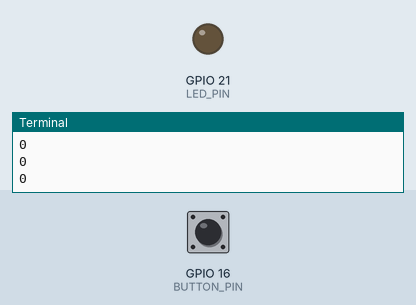
This program was run on a simulated Raspberry Pi (BCM pin numbers). On the bench: output pins drawn as LEDs (lit = HIGH), the last lines printed to the terminal. The inputs (shaded band) are chosen by the test bench; at power-on: GPIO 16 (BUTTON_PIN) LOW.

Above: at 1.2 s.
1.3 s: GPIO 16 (BUTTON_PIN) pulled HIGH for 0.15 s
At 1.4 s:
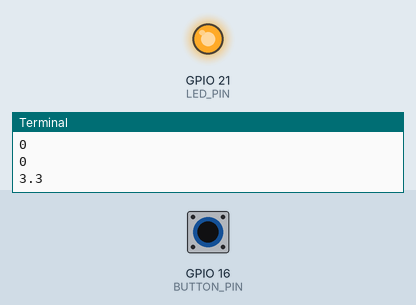
3.0 s: GPIO 16 (BUTTON_PIN) pulled HIGH for 3.2 s
At 7.1 s:
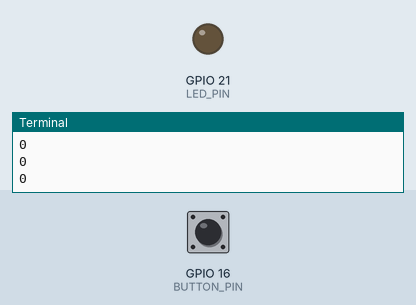
Timing chart, 0 to 8.6 s (numbered marks = the images above; inputs shaded):
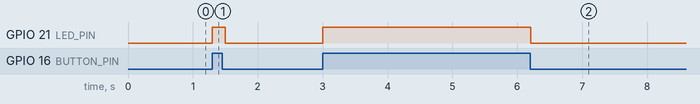

The program:

3_GPIO_Python_tutorial_-_combine.py
```python
#匯入模組 - Import library
import RPi.GPIO as GPIO
import time

#Pin變數 - Pin variable
BUTTON_PIN = 16
LED_PIN = 21

#設置GPIO - GPIO Setup
GPIO.setmode(GPIO.BCM) #GPIO.BCM (GPIO引腳號) / GPIO.BOARD (物理引腳號)
GPIO.setup(BUTTON_PIN, GPIO.IN, pull_up_down=GPIO.PUD_DOWN)
GPIO.setup(LED_PIN, GPIO.OUT)

#無限循環
while True:
    #讀取硬體信號/狀態
    BUTTON_STATUS = GPIO.input(BUTTON_PIN)
    if (BUTTON_STATUS == True):
        #如果信號是高電平，就打印'3.3'
        #高電平 = High 或 1 或 3.3V 或 True
        print('3.3')

        #輸出高電平 High
        GPIO.output(LED_PIN, 1)
    else:
        #如果信號是低電平，就打印'0'
        #低電平 = Low 或 0 或 0V 或 False
        print('0')

        #輸出低電平 Low
        GPIO.output(LED_PIN, 0)

    #卡著等待0.1秒，再繼續循環
    time.sleep(0.1)
```

Measured:
- after the input at 1.3 s, GPIO 21 (LED_PIN): LOW → HIGH at once, → LOW 0.20 s later
- after the input at 3.0 s, GPIO 21 (LED_PIN): LOW → HIGH at once, → LOW 3.2 s later
